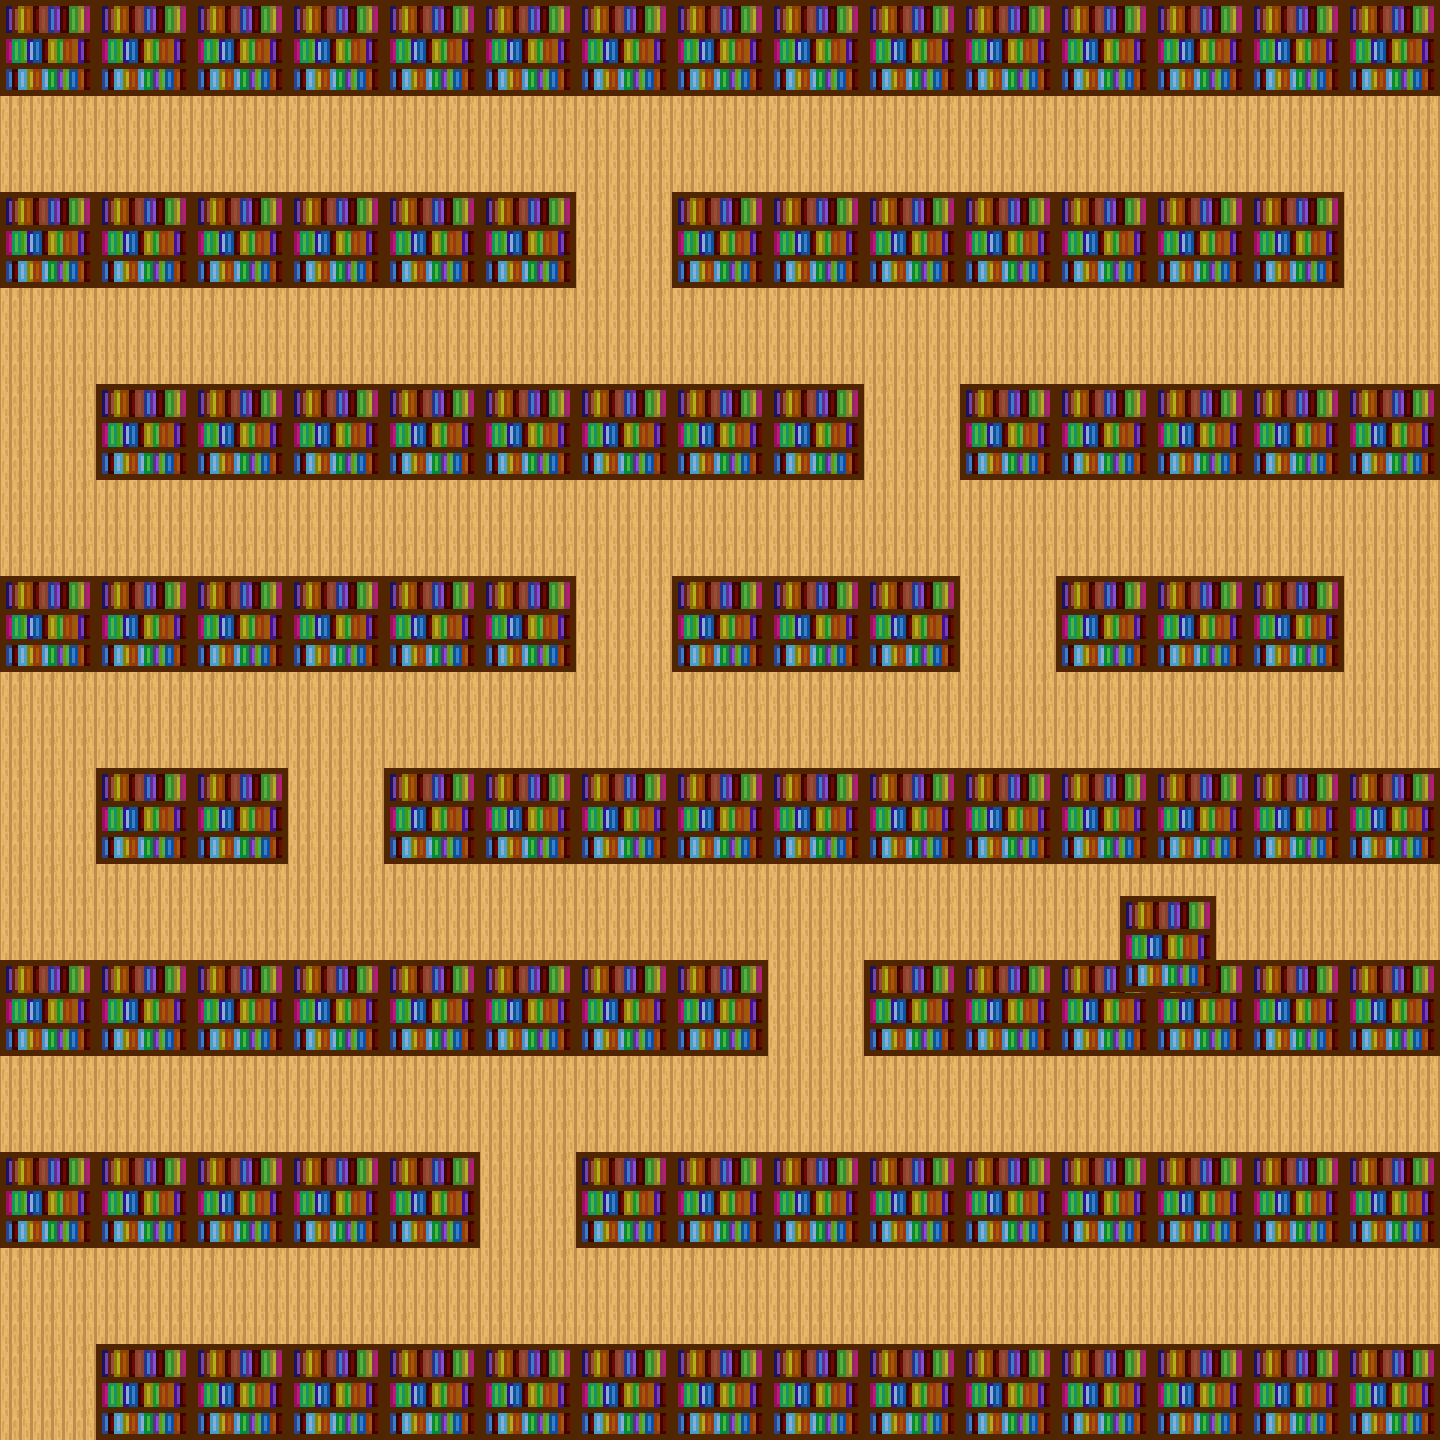

This game map was drawn from its Tiled (.tmx) file and the tilesets committed beside it. A one-line description and the trimmed map source follow:
An orthogonal 45x45 tile map with 32x32 px tiles, 2 tile layers (Ground, Objects), 1 hidden layer not drawn, 3 tilesets and 1 object.

<map version="1.10" tiledversion="1.12.2" orientation="orthogonal" renderorder="right-down" width="45" height="45" tilewidth="32" tileheight="32" infinite="0" nextlayerid="5" nextobjectid="2">
 <editorsettings>
  <export target="library.lua" format="lua" />
 </editorsettings>
 <tileset firstgid="1" name="lib_floor" tilewidth="32" tileheight="32" tilecount="1" columns="1">
  <image source="library_floor.png" width="32" height="32" />
 </tileset>
 <tileset firstgid="2" name="bookshelf" tilewidth="32" tileheight="32" tilecount="9" columns="3">
  <image source="bookshelf.png" width="96" height="96" />
 </tileset>
 <tileset version="1.10" tiledversion="1.11.2" name="EditorHelpers" tilewidth="32" tileheight="32" tilecount="2" columns="2" firstgid="11">
  <image source="../cave/editor_helpers.png" width="64" height="32" />
  <tile id="0">
   <properties>
    <property name="blocked" type="bool" value="true" />
   </properties>
  </tile>
  <tile id="1">
   <properties>
    <property name="walkable" type="bool" value="true" />
   </properties>
  </tile>
 </tileset>
 <layer id="1" name="Ground" width="45" height="45">
  <data>[2025 cells, 2025 non-empty, 1 distinct tile ids]</data>
 </layer>
 <layer id="2" name="Objects" width="45" height="45">
  <data>[2025 cells, 978 non-empty, 9 distinct tile ids]</data>
 </layer>
 <layer id="3" name="Collision" width="45" height="45" visible="0">
  <data>[2025 cells, 978 non-empty, 1 distinct tile ids]</data>
 </layer>
 <objectgroup id="4" name="Interactable">
  <object id="1" x="47.5" y="1425.5">
   <properties>
    <property name="destination" value="sect_temple/temple" />
    <property name="prompt" value="E: Return to main hall" />
    <property name="range" value="80" />
    <property name="spawnX" value="260" />
    <property name="spawnY" value="720" />
   </properties>
   <point />
  </object>
 </objectgroup>
</map>
